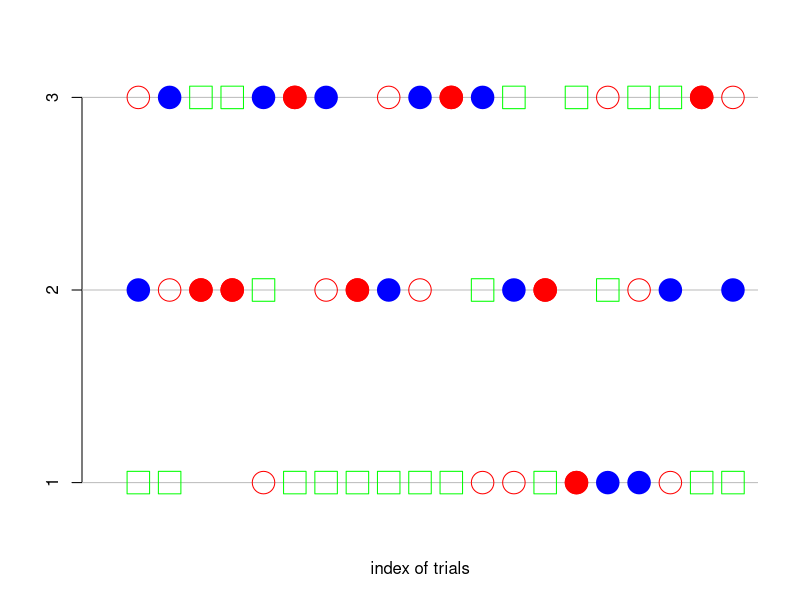

The R source for this figure:
### Monty Hole 問題
## クイズに答える試行
myTrial <- function(verbose=FALSE){
    prize <- sample(1:3,size=1)  # 賞品の置かれた扉
    choice <- sample(1:3,size=1) # 最初の選択
    if(prize==choice) { # 変えないのが正解
        win <- "stay"
        door <- sample(setdiff(1:3,prize),size=1)
    } else { # 変えるのが正解
        win <- "change"
        door <- setdiff(1:3,union(prize,choice))
    }
    if(verbose==TRUE){ # 賞品，選択，正しい扉を返す
        return(c(prize=prize,choice=choice,door=door))
    } else { # 勝ち負けの条件を返す
        return(win)
    }
}

## 試行を行ってみる
myTrial()
myTrial(verbose=TRUE)

## 絵にしてみる
mc <- 20
plot(c(0,0),type="n", # 空のキャンバスを作る
     xlim=c(0,mc),ylim=c(1,3),ann=FALSE,axes=FALSE)
title(xlab="index of trials")
axis(2,at=1:3,labels=1:3)
abline(h=1:3,col="grey") # 線を引く
for (i in 1:mc) {
    obs <- myTrial(verbose=TRUE)
    prize <- obs["prize"]
    choice <- obs["choice"]
    door <- obs["door"]
    points(i,door,pch=0,cex=3,col="green")
    points(i,prize,pch=1,cex=3,col="red")
    points(i,choice,pch=19,cex=3, # 正解を色で表示
           col=ifelse(prize==choice,"red","blue"))
}

## Monte-Carlo simulation
## set.seed(8888) # 実験を再現したい場合はシードを指定
mc <- 10000 # 回数を設定 
myData <- replicate(mc,myTrial()) 

## 簡単な集計
table(myData) # 頻度
table(myData)/mc # 確率(推定値)
